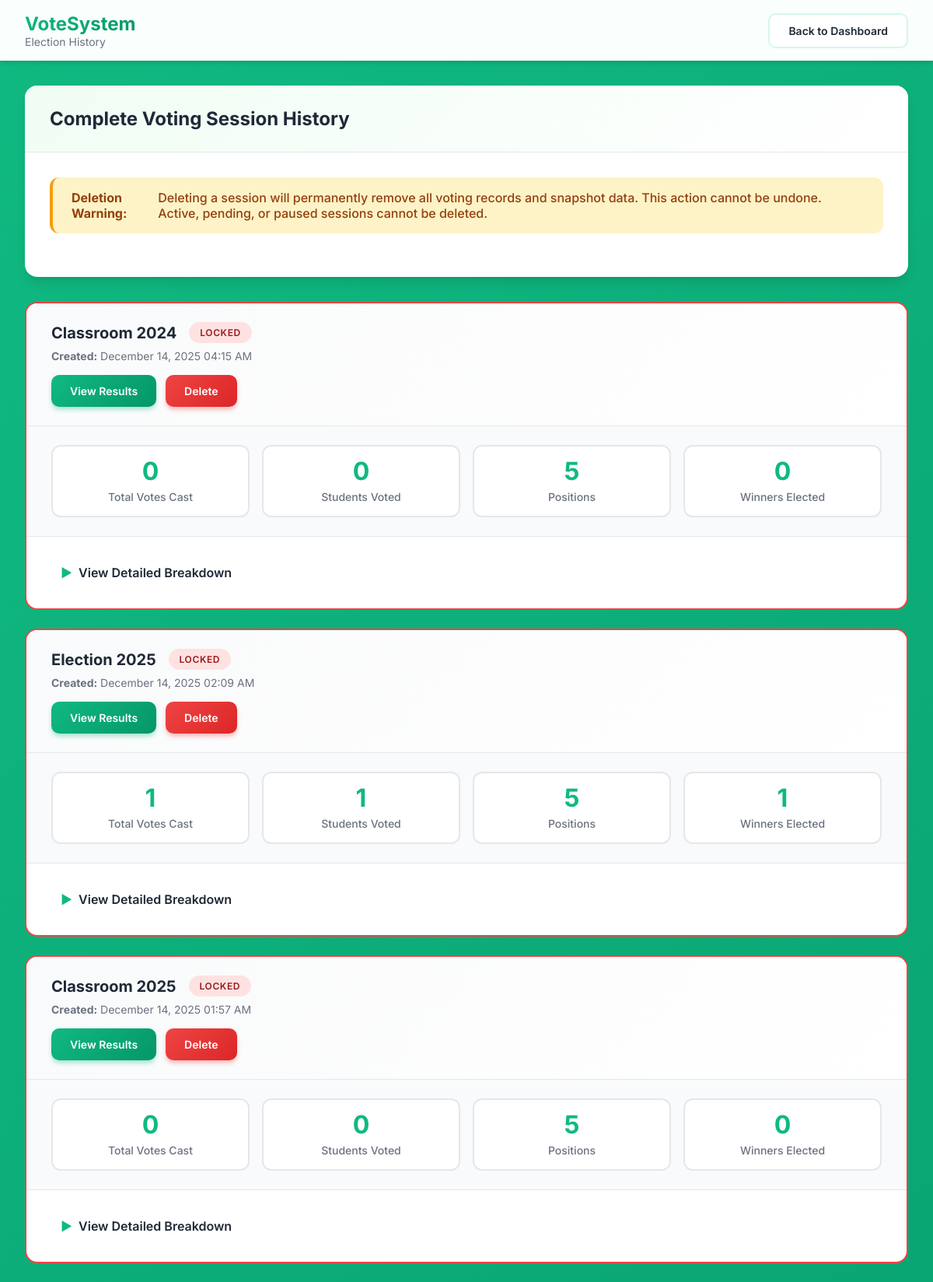
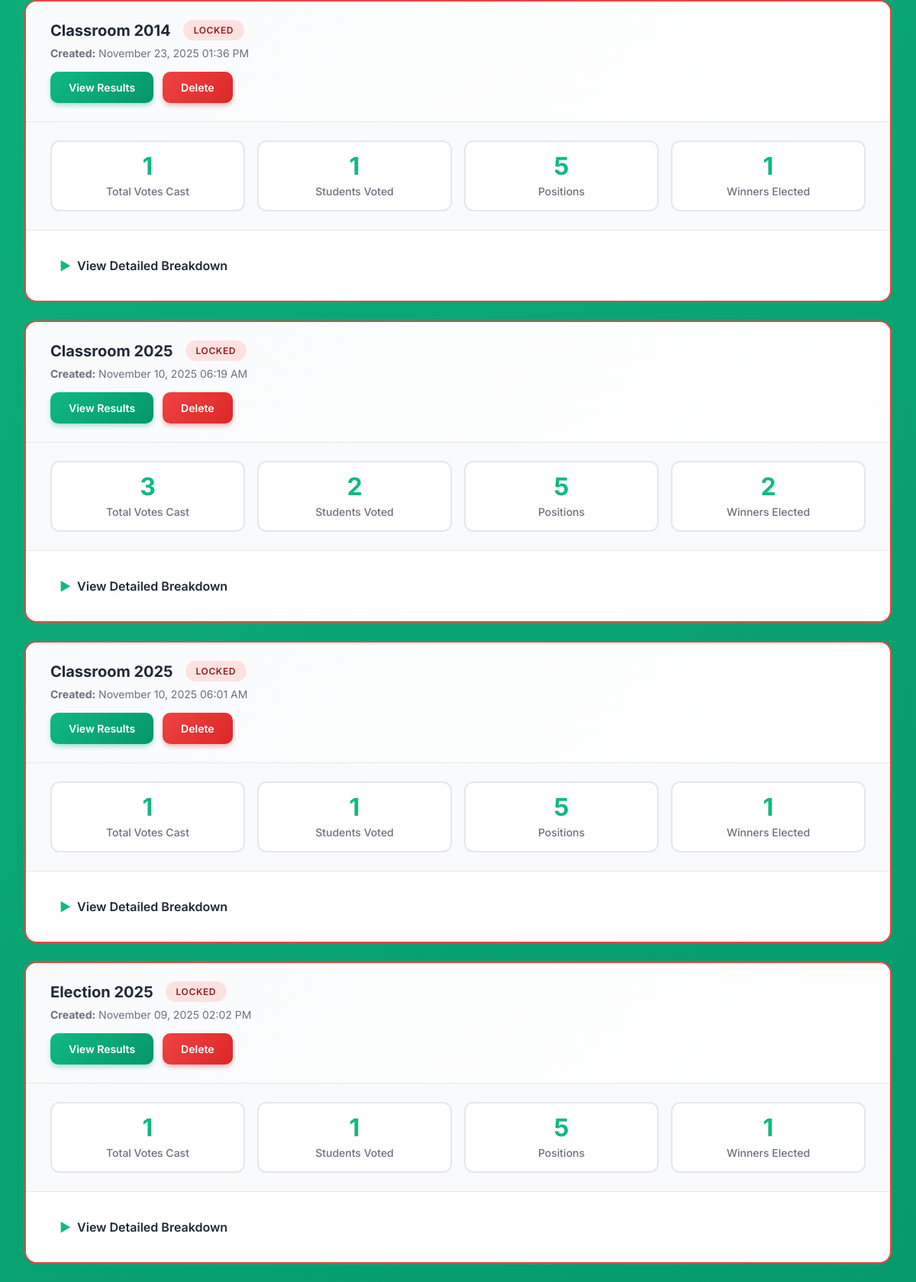
/admin/audit_logs.php (signed in, upper part), run on the app's committed database (2 pictures, top to bottom).
### tables this page shows
CREATE TABLE `voting_sessions` (
  `id` int(11) NOT NULL,
  `session_name` varchar(100) NOT NULL,
  `group_id` int(11) DEFAULT NULL,
  `description` text DEFAULT NULL,
  `start_date` date DEFAULT NULL,
  `end_date` date DEFAULT NULL,
  `status` enum('pending','active','paused','locked','completed') DEFAULT 'pending',
  `current_position_id` int(11) DEFAULT NULL,
  `created_by` int(11) NOT NULL,
  `created_at` timestamp NOT NULL DEFAULT current_timestamp(),
  `locked_at` timestamp NULL DEFAULT NULL,
  `deleted_at` timestamp NULL DEFAULT NULL,
  `deleted_by` int(11) DEFAULT NULL
);

### admin/audit_logs.php (the view, shortened to what this page needs)
<?php
$conn = getDBConnection();
$sessionsQuery = "SELECT vs.id, vs.session_name, vs.status, vs.created_at, vs.deleted_at,
                  (SELECT COUNT(*) FROM votes v WHERE v.session_id = vs.id AND v.deleted_at IS NULL) as total_votes,
                  (SELECT COUNT(DISTINCT v.voter_id) FROM votes v WHERE v.session_id = vs.id AND v.deleted_at IS NULL) as unique_voters
                  FROM voting_sessions vs
                  ORDER BY vs.deleted_at IS NULL DESC, vs.id DESC";
$sessions = $conn->query($sessionsQuery);
?>
<!DOCTYPE html>
<html lang="en">
<head>
</head>
<body>
    <nav class="modern-navbar">
        <div class="navbar-content">
            <div class="navbar-brand">
                <div class="brand-text">
                    <h1>VoteSystem</h1>
                    <p>Election History</p>
                </div>
            </div>
            <a href="../admin/admin_dashboard.php" class="btn-modern btn-secondary">Back to Dashboard</a>
        </div>
    </nav>
    <div class="modern-container">
        <div class="modern-card fade-in">
            <div class="card-header">
                <h2 class="card-title">Complete Voting Session History</h2>
            </div>
            <div class="card-body">
                <div class="alert alert-warning">
                    <strong>Deletion Warning:</strong> Deleting a session will permanently remove all voting records and snapshot data. This action cannot be undone. Active, pending, or paused sessions cannot be deleted.
                </div>
            </div>
        </div>
        <?php if ($sessions->num_rows > 0): ?>
            <?php
            $delay = 0.1;
            while ($session = $sessions->fetch_assoc()):
                $delay += 0.05;
                $sessionId = $session['id'];
                $totalVotes = $session['total_votes'];
                $uniqueVoters = $session['unique_voters'];
                $breakdownQuery = "SELECT
                                    p.position_name,
                                    p.position_order,
                                    COUNT(v.id) as vote_count,
                                    SUM(CASE WHEN v.candidate_id IS NULL THEN 1 ELSE 0 END) as orphaned_votes,
                                    COUNT(DISTINCT v.voter_id) as unique_voters
                                  FROM positions p
                                  LEFT JOIN votes v ON p.id = v.position_id AND v.session_id = ?
                                  GROUP BY p.id, p.position_name, p.position_order
                                  ORDER BY p.position_order";
                $stmt = $conn->prepare($breakdownQuery);
                $stmt->bind_param("i", $sessionId);
                $stmt->execute();
                $breakdown = $stmt->get_result();
                $breakdown->data_seek(0);
                $breakdown->data_seek(0);
                $winnersQuery = "SELECT
                                    p.position_name,
                                    p.position_order,
                                    w.user_id,
                                    COALESCE(
                                        w.snapshot_winner_name,
                                        TRIM(CONCAT_WS(' ', u.first_name, u.middle_name, u.last_name)),
                                        'Winner (No Snapshot Available)'
                                    ) as winner_name,
                                    COALESCE(
                                        w.snapshot_student_id,
                                        u.student_id,
                                        'N/A'
                                    ) as student_id,
                                    (
                                        SELECT COUNT(*)
                                        FROM votes v
                                        LEFT JOIN candidates c ON v.candidate_id = c.id
                                        WHERE v.session_id = w.session_id
                                        AND v.position_id = w.position_id
                                        AND (
                                            c.user_id = w.user_id
                                            OR (v.candidate_id IS NULL AND p.id = w.position_id)
                                        )
                                    ) as vote_count,
                                    CASE
                                        WHEN u.id IS NULL THEN 1
                                        ELSE 0
                                    END as user_deleted
                                FROM winners w
                                JOIN positions p ON w.position_id = p.id
                                LEFT JOIN users u ON w.user_id = u.id
                                WHERE w.session_id = ?
                                ORDER BY p.position_order";
                $winnersStmt = $conn->prepare($winnersQuery);
                $winnersStmt->bind_param("i", $sessionId);
                $winnersStmt->execute();
                $winners = $winnersStmt->get_result();
                $isActiveSession = in_array($session['status'], ['active', 'pending', 'paused']);
            ?>
            <div class="session-card fade-in <?php echo $isActiveSession ? 'active-session' : ($session['status'] == 'locked' ? 'locked-session' : ''); ?>" style="animation-delay: <?php echo $delay; ?>s;">
                <div class="session-header">
                    <div>
                        <div style="display: flex; align-items: center; gap: 1rem; margin-bottom: 0.5rem; flex-wrap: wrap;">
                            <h3 class="session-name"><?php echo htmlspecialchars($session['session_name']); ?></h3>
                            <span class="status-badge badge-<?php echo $session['status']; ?>">
                                <?php echo strtoupper($session['status']); ?>
                            </span>
                        </div>
                        <p class="session-meta">
                            <strong>Created:</strong> <?php echo date('F d, Y h:i A', strtotime($session['created_at'])); ?>
                        </p>
                    </div>
                    <div class="header-controls">
                        <a href="../views/view_results.php?session_id=<?php echo $sessionId; ?>"
                           class="btn-modern btn-primary">
                            View Results
                        </a>
                        <?php if (!$isActiveSession): ?>
                            <a href="?delete_session=<?php echo $sessionId; ?>"
                               class="btn-modern btn-danger"
                               onclick="return confirm('Delete Session: <?php echo htmlspecialchars($session['session_name']); ?>?\n\nThis will permanently remove:\n- All vote records (<?php echo $totalVotes; ?> votes)\n- Session data\n- Winner records\n- Snapshot data\n\nThis action CANNOT be undone!\n\nAre you absolutely sure?')">
                                Delete
                            </a>
                        <?php else: ?>
                            <button class="btn-modern btn-secondary" disabled style="cursor: not-allowed; opacity: 0.6;" title="Cannot delete active session">
                                Cannot Delete
                            </button>
                        <?php endif; ?>
                    </div>
                </div>
                <div class="vote-stats">
                    <div class="stat-item">
                        <div class="stat-number"><?php echo $totalVotes; ?></div>
                        <div class="stat-label">Total Votes Cast</div>
                    </div>
                    <div class="stat-item">
                        <div class="stat-number"><?php echo $uniqueVoters; ?></div>
                        <div class="stat-label">Students Voted</div>
                    </div>
                    <div class="stat-item">
                        <div class="stat-number"><?php echo $breakdown->num_rows; ?></div>
                        <div class="stat-label">Positions</div>
                    </div>
                    <div class="stat-item">
                        <div class="stat-number"><?php echo $winners->num_rows; ?></div>
                        <div class="stat-label">Winners Elected</div>
                    </div>
                </div>
                <details class="vote-details">
                    <summary>View Detailed Breakdown</summary>
                </details>
            </div>
            <?php
            endwhile;
            ?>
        <?php endif; ?>
    </div>
</body>
</html>

### admin/audit_logs.php (style rules this page uses)
* { margin: 0; padding: 0; box-sizing: border-box; }
body { font-family: 'Inter', -apple-system, BlinkMacSystemFont, sans-serif; background: linear-gradient(135deg, #10b981 0%, #059669 100%); min-height: 100vh; padding-bottom: 2rem; }
.modern-navbar { background: rgba(255, 255, 255, 0.98); backdrop-filter: blur(10px); box-shadow: 0 4px 6px -1px rgba(0, 0, 0, 0.1), 0 2px 4px -1px rgba(0, 0, 0, 0.06); padding: 1rem 2rem; margin-bottom: 2rem; }
.navbar-content { max-width: 1400px; margin: 0 auto; display: flex; justify-content: space-between; align-items: center; }
.navbar-brand { display: flex; align-items: center; gap: 1rem; }
.brand-text h1 { font-size: 1.5rem; background: linear-gradient(135deg, #10b981 0%, #059669 100%); -webkit-background-clip: text; -webkit-text-fill-color: transparent; background-clip: text; }
.brand-text p { font-size: 0.875rem; color: #6b7280; }
.modern-container { max-width: 1400px; margin: 0 auto; padding: 0 2rem; }
.alert { padding: 1rem 1.5rem; border-radius: 12px; margin-bottom: 1.5rem; font-weight: 500; display: flex; align-items: center; gap: 0.75rem; }
.alert-warning { background: #fef3c7; color: #92400e; border-left: 4px solid #f59e0b; }
.modern-card { background: white; border-radius: 16px; box-shadow: 0 10px 15px -3px rgba(0, 0, 0, 0.1), 0 4px 6px -2px rgba(0, 0, 0, 0.05); margin-bottom: 2rem; overflow: hidden; }
.card-header { padding: 1.75rem 2rem; border-bottom: 1px solid #e5e7eb; background: linear-gradient(135deg, #f0fdf4 0%, #ffffff 100%); }
.card-title { font-size: 1.5rem; font-weight: 700; color: #1f2937; }
.card-body { padding: 2rem; }
.session-card { background: white; border: 2px solid #e5e7eb; border-radius: 16px; margin-bottom: 1.5rem; overflow: hidden; transition: all 0.3s ease; }
.session-card.locked-session { border-color: #ef4444; }
.session-header { background: linear-gradient(135deg, #f9fafb 0%, #ffffff 100%); padding: 1.5rem 2rem; border-bottom: 1px solid #e5e7eb; }
.session-name { font-size: 1.25rem; font-weight: 700; color: #1f2937; margin: 0; }
.session-meta { color: #6b7280; font-size: 0.875rem; margin-top: 0.5rem; }
.status-badge { display: inline-block; padding: 0.375rem 0.875rem; border-radius: 50px; font-size: 0.75rem; font-weight: 600; text-transform: uppercase; letter-spacing: 0.05em; }
.badge-locked { background: #fee2e2; color: #991b1b; }
.header-controls { display: flex; gap: 0.75rem; margin-top: 1rem; flex-wrap: wrap; }
.vote-stats { display: grid; grid-template-columns: repeat(auto-fit, minmax(180px, 1fr)); gap: 1rem; padding: 1.5rem 2rem; background: #f9fafb; }
.stat-item { text-align: center; padding: 1rem; background: white; border-radius: 12px; border: 2px solid #e5e7eb; transition: all 0.3s ease; }
.stat-number { font-size: 2rem; font-weight: 700; color: #10b981; line-height: 1; margin-bottom: 0.5rem; }
.stat-label { color: #6b7280; font-size: 0.875rem; font-weight: 500; }
.btn-modern { padding: 0.75rem 1.5rem; border-radius: 10px; font-weight: 600; text-decoration: none; display: inline-flex; align-items: center; gap: 0.5rem; transition: all 0.3s ease; border: none; cursor: pointer; font-size: 0.875rem; font-family: 'Inter', sans-serif; }
.btn-primary { background: linear-gradient(135deg, #10b981 0%, #059669 100%); color: white; box-shadow: 0 4px 6px -1px rgba(16, 185, 129, 0.4); }
.btn-secondary { background: white; color: #1f2937; border: 2px solid #d1fae5; }
.btn-danger { background: linear-gradient(135deg, #ef4444 0%, #dc2626 100%); color: white; box-shadow: 0 4px 6px -1px rgba(239, 68, 68, 0.4); }
.vote-details { padding: 1.5rem 2rem; border-top: 1px solid #e5e7eb; }
.vote-details summary { cursor: pointer; font-weight: 600; color: #1f2937; font-size: 1rem; padding: 0.75rem; border-radius: 8px; transition: all 0.3s ease; list-style: none; display: flex; align-items: center; gap: 0.5rem; }
.vote-details summary::before { content: '▶'; display: inline-block; transition: transform 0.3s ease; color: #10b981; }
.fade-in { animation: fadeIn 0.5s ease forwards; }

### data on the page
voting_sessions: session_name "Classroom 2024", status "LOCKED", created_at "December 14, 2025 04:15 AM", totalVotes "0", uniqueVoters "0", num_rows "5", num_rows "0"
voting_sessions: session_name "Election 2025", status "LOCKED", created_at "December 14, 2025 02:09 AM", totalVotes "1", uniqueVoters "1", num_rows "5", num_rows "1"
voting_sessions: session_name "Classroom 2025", status "LOCKED", created_at "December 14, 2025 01:57 AM", totalVotes "0", uniqueVoters "0", num_rows "5", num_rows "0"
voting_sessions: session_name "Classroom 2014", status "LOCKED", created_at "November 23, 2025 01:36 PM", totalVotes "1", uniqueVoters "1", num_rows "5", num_rows "1"
voting_sessions: session_name "Classroom 2025", status "LOCKED", created_at "November 10, 2025 06:19 AM", totalVotes "3", uniqueVoters "2", num_rows "5", num_rows "2"
voting_sessions: session_name "Classroom 2025", status "LOCKED", created_at "November 10, 2025 06:01 AM", totalVotes "1", uniqueVoters "1", num_rows "5", num_rows "1"
voting_sessions: session_name "Election 2025", status "LOCKED", created_at "November 09, 2025 02:02 PM", totalVotes "1", uniqueVoters "1", num_rows "5", num_rows "1"
